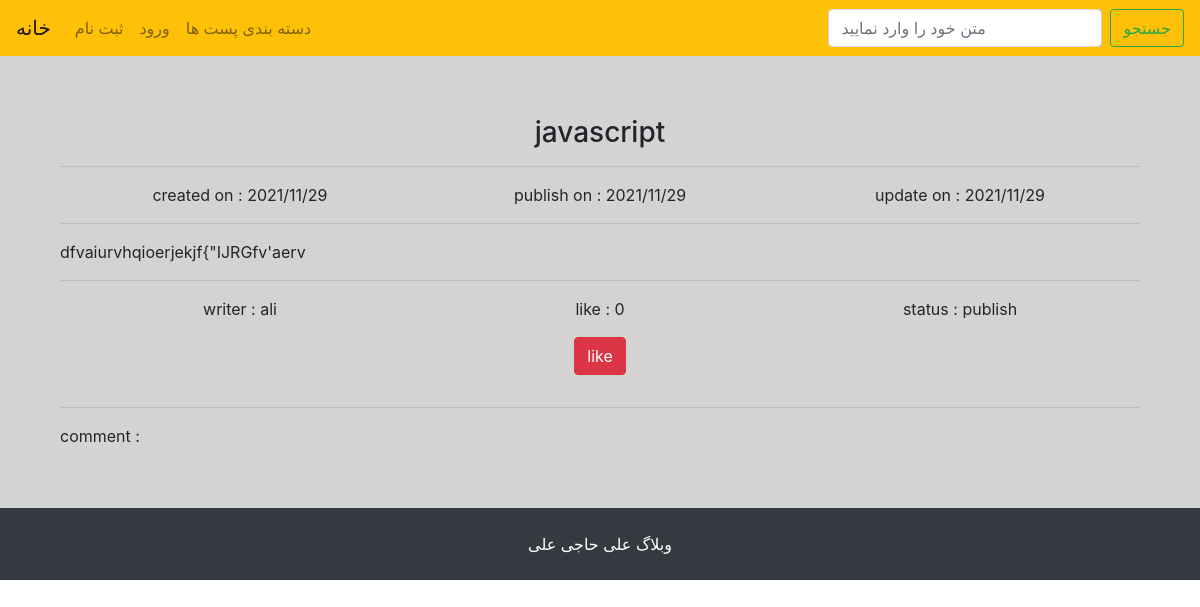
Screenshot of /javascript with the database file from the repository.
### post/models.py (models this page shows, shortened)
class Post(models.Model):
    STATUS = (
        ("publish", "انتشار"),
        ("draft", "پیش نویس")
    )
    title = models.CharField(max_length=200, verbose_name="عنوان", null=True, blank=True)
    slug = models.SlugField(verbose_name="آدرس", allow_unicode=True)
    writer = models.ForeignKey(User, on_delete=models.CASCADE, verbose_name="نویسنده", null=True, blank=True)
    body = RichTextUploadingField(verbose_name="متن", null=True, blank=True)
    image = models.ImageField(upload_to='uploads',null=True,blank=True)
    like = models.IntegerField(default=0, null=True, blank=True)
    created_on = models.DateTimeField(default=timezone.now, verbose_name='تاریخ ایجاد')
    publish_on = models.DateTimeField(auto_now_add=True)
    update_on = models.DateTimeField(auto_now=True)
    status = models.CharField(max_length=20, choices=STATUS, default="draft", verbose_name="حالت انتشار")
    tag = models.ManyToManyField('Tag', null=True, blank=True)
    category = models.ManyToManyField('Category', null=True, blank=True)

### post/views.py (the view)
# urls.py: path('<slug>', views.post_detail, name='post_detail'),
def post_detail(request, slug):
    unique_slug = get_object_or_404(Post, slug = slug)
    return render(request, "post/posts.html", {"post": unique_slug})

### post/templates/post/posts.html (shortened to what this page needs)
{% extends 'base.html' %}
{% block content %}
<div style="padding: 60px; background-color: lightgrey;">
    <h3 style='text-align: center;'>{{ post.title }}</h3>
    <hr>
    <div class="container">
        <div class="row text-center">
            <div class="col">
                <p class="card-text">created on : {{ post.created_on|date:"Y/n/j" }}</p>
            </div>
            <div class="col">
                <p class="card-text">publish on : {{ post.publish_on|date:"Y/n/j" }}</p>
            </div>
            <div class="col">
                <p class="card-text">update on : {{ post.update_on|date:"Y/n/j" }}</p>
            </div>
        </div>
    </div>
    <hr>
    <p class="text-center">{{ post.body|safe }}</p>
    <hr>
    <div class="container">
        <div class="row text-center">
            <div class="col">
                <p class="card-text">writer : {{ post.writer }}</p>
            </div>
            <div class="col">
                <p class="card-text">like : {{ post.like }}</p>
                <p class="btn btn-danger">like</p>
            </div>
            <div class="col">
                <p class="card-text">status : {{ post.status }}</p>
            </div>
        </div>
    </div>
    <hr>
    <p class="card-text">comment : {{ post.comment }}</p>
</div>
{% endblock %}

### rows the page displays
Post: title "javascript", created_on "2021/11/29", publish_on "2021/11/29", update_on "2021/11/29", body "dfvaiurvhqioerjekjf{\"IJRGfv'aerv", writer "ali", like "0", status "publish"
